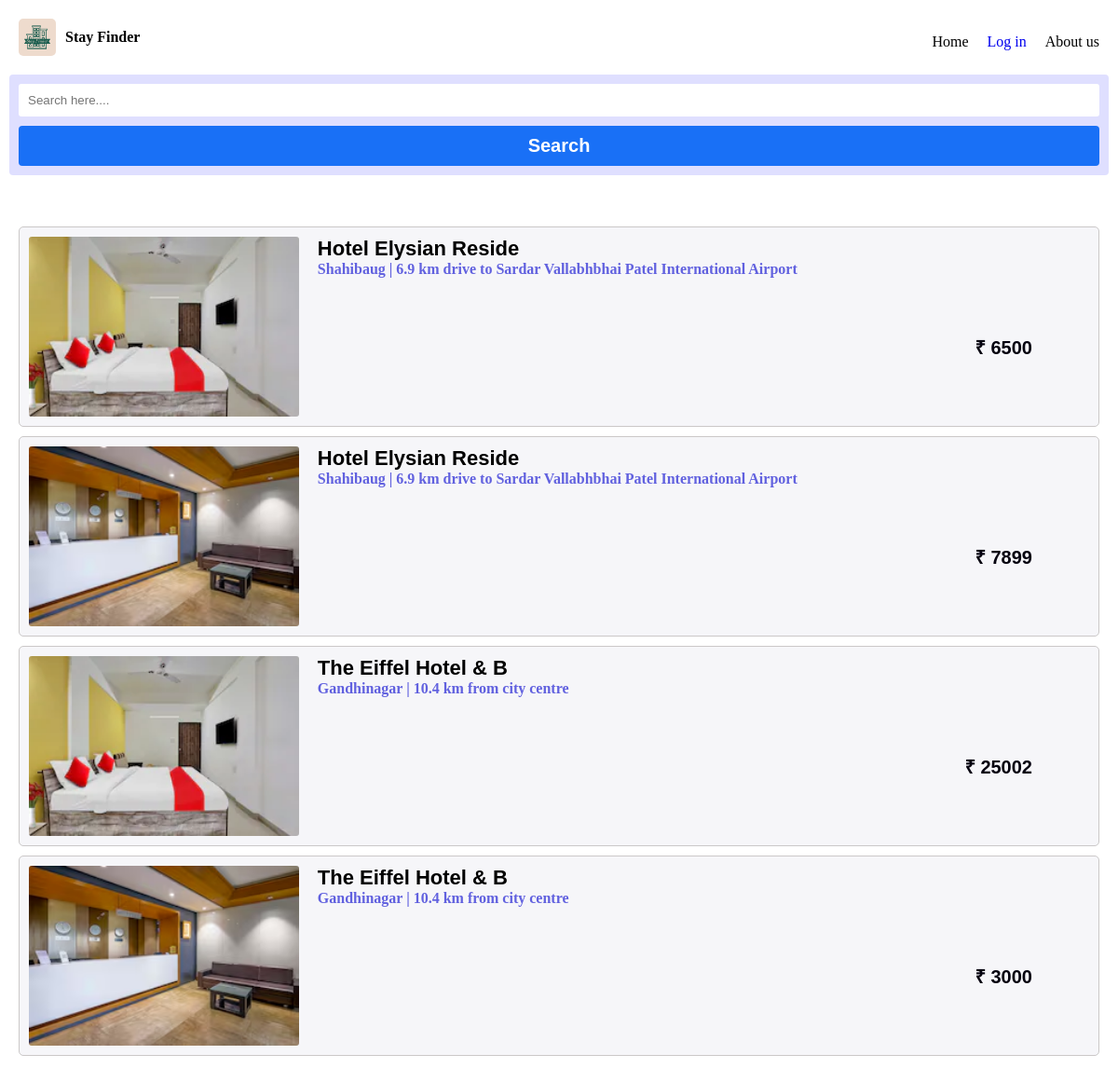
The page / on the database its author committed.
### tables this page shows
CREATE TABLE `m_register` (
  `Um_id` varchar(10) NOT NULL,
  `Username` varchar(50) NOT NULL,
  `Email` varchar(50) NOT NULL,
  `Password` varchar(100) NOT NULL,
  `Hotel_id` varchar(10) NOT NULL,
  `Hotel_Name` varchar(20) NOT NULL,
  `Hotel_Address` text NOT NULL,
  `Hotel_Mobileno` char(15) NOT NULL,
  `Hotel_Bname` varchar(50) NOT NULL,
  `Hotel_AccountNo` char(20) NOT NULL,
  `Hotel_IFSCcode` char(15) NOT NULL
);

CREATE TABLE `room_list` (
  `Room_id` varchar(10) NOT NULL,
  `Hotel_id` varchar(10) NOT NULL,
  `Room_type` varchar(20) NOT NULL,
  `AC / NOAC` varchar(10) NOT NULL,
  `Price` int(11) NOT NULL,
  `Room_capacity` varchar(30) NOT NULL,
  `Booking_status` varchar(10) NOT NULL,
  `Room_img1` varchar(100) NOT NULL,
  `Room_img2` varchar(100) NOT NULL,
  `Room_img3` varchar(100) NOT NULL
);

### index.php (the view, shortened to what this page needs)
<!DOCTYPE html>
<html lang="en">
<head>
  <link rel="stylesheet" href="CSS/homepage.css">
</head>
<body>
  <div class="content">
    <nav>
      <div class="log">
        <img src="Images/Stay Finder-logos.webp" alt="" width="40px" style="border-radius: 5px;">
        <b id='sty'>Stay Finder</b>
      </div>
      <div class="m">
        <ul>
          <li>Home</li>
          <?php
          if (isset($_SESSION['name'])) {
            echo  "<a href='./Mybooking.php'><li>" . $_SESSION['name'] . "</li></a>";
            echo  "<a href='Process/logout.php'><li>Log out</li></a>";
          } else {
            echo "<a href='login.php'><li>Log in</li></a>";
          }
          ?>
          <li>About us</li>
        </ul>
      </div>
    </nav>
    <div class="serchnav">
      <form action="./index.php" method="POST">
        <input type="text" placeholder="Search here...." name="location" required>
        <button name="serchbtn">Search</button>
      </form>
    </div>
    <div class="alldata">
      <?php
      include './Process/cnn.php';
          $d = mysqli_query($cnn, "select * from room_list where Booking_status = 'Open' ");
      while ($dv = mysqli_fetch_array($d)) {
        $hid = $dv['Hotel_id'];
      $id = $dv['Room_id'];
      if(!array_key_exists('serchbtn',$_POST))
      {
        $data = mysqli_query($cnn, "select * from m_register where Hotel_id = '$hid' ");
        while ($ho = mysqli_fetch_array($data)) {
          $imgurl = $dv['Room_img1'];
          echo "<a href='./Customer_pages/carddata.php?id=$id'>
          <div class='con'>
            <img class='imgcon' src='./Hotel_img/$imgurl'>
            <div class='datcon'>
              <span class='h_name'>" . $ho['Hotel_Name'] . "</span>
              <span class='h_address'>" . $ho['Hotel_Address'] . "</span>
              <span class='h_price'>₹ " . $dv['Price'] . "</span>
            </div>
          </div>
        </a>";
        }
    }
      }
      ?>
    </div>
  </div>
</body>
</html>

### CSS/homepage.css (style rules this page uses)
* { padding: 0; margin: 0; }
.content { position: relative; z-index: 2; text-align: center; padding: 10px; }
nav { display: flex; padding: 10px; color: black; align-items: center; }
.log { display: flex; width: 100%; align-items: center; gap: 10px; margin-bottom: 10px; }
.m { width: 100%; }
.m ul { list-style: none; display: flex; gap: 20px; justify-content: flex-end; }
a { text-decoration: none; }
.serchnav { background: #dfdfff; padding: 10px; border-radius: 4px; margin-bottom: 45px; }
.serchnav form { display: grid; gap: 10px; font-weight: bold; }
.serchnav span, button { display: flex; color: #111f6a; font-size: 20px; font-family: 'Lucida Sans', 'Lucida Sans Regular', 'Lucida Grande', 'Lucida Sans Unicode', Geneva, Verdana, sans-serif; }
.serchnav button { cursor: pointer; display: flex; justify-content: center; padding: 10px; background-color: #1970f6; color: white; font-weight: bold; border-radius: 4px; border: none; font-size: 20px; font-family: 'Gill Sans', 'Gill Sans MT', Calibri, 'Trebuchet MS', sans-serif; }
.serchnav input { border: none; padding: 10px; border-radius: 3px; }
.alldata { height: 80vh; overflow: auto; }
.con { display: flex; margin-top: 15px; background-color: #f6f6f9; margin: 10px; border-radius: 5px; border: 1px solid rgb(203, 200, 200); cursor: pointer; }
.imgcon { width: 35%; display: flex; justify-content: flex-start; padding: 10px; border-radius: 13px; }
.datcon { width: 100%; padding: 10px; }
.h_name { display: flex; color: black; font-size: 22px; font-weight: bolder; font-family: 'Trebuchet MS', 'Lucida Sans Unicode', 'Lucida Grande', 'Lucida Sans', Arial, sans-serif; }
.h_address { display: flex; color: rgb(97, 97, 223); font-weight: bold; font-family: Cambria, Cochin, Georgia, Times, 'Times New Roman', serif; }
.h_price { display: flex; justify-content: end; font-size: 20px; font-weight: bold; margin: 61px; color: #04010f; font-family: Arial, Helvetica, sans-serif; }

### rows shown on the page
room_list: Price "6500"
m_register: room_list.Room_img1 (picture), Hotel_Name "Hotel Elysian Reside", Hotel_Address "Shahibaug | 6.9 km drive to Sardar Vallabhbhai Patel International Airport"
room_list: Price "7899"
room_list: Price "25002"
m_register: room_list.Room_img1 (picture), Hotel_Name "The Eiffel Hotel & B", Hotel_Address "Gandhinagar | 10.4 km from city centre"
room_list: Price "3000"
